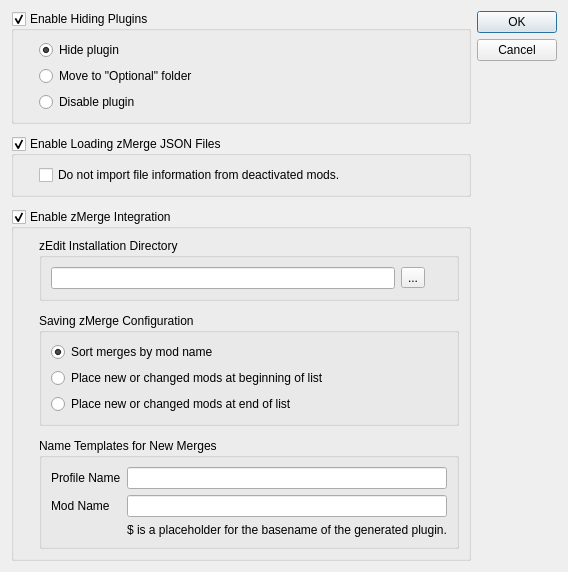
<?xml version="1.0" encoding="UTF-8"?>
<ui version="4.0">
 <class>SettingsDialog</class>
 <widget class="QDialog" name="SettingsDialog">
  <property name="windowModality">
   <enum>Qt::WindowModal</enum>
  </property>
  <property name="geometry">
   <rect>
    <x>0</x>
    <y>0</y>
    <width>533</width>
    <height>492</height>
   </rect>
  </property>
  <property name="sizePolicy">
   <sizepolicy hsizetype="Fixed" vsizetype="Fixed">
    <horstretch>0</horstretch>
    <verstretch>0</verstretch>
   </sizepolicy>
  </property>
  <property name="windowTitle">
   <string>Settings</string>
  </property>
  <property name="modal">
   <bool>true</bool>
  </property>
  <layout class="QGridLayout" name="gridLayout_4">
   <property name="verticalSpacing">
    <number>12</number>
   </property>
   <item row="0" column="0">
    <widget class="QGroupBox" name="enableHiding">
     <property name="toolTip">
      <string>These options implement some of the features of Deorder's excellent plugin: &quot;Merge Plugins Hide&quot;</string>
     </property>
     <property name="title">
      <string>Enable Hiding Plugins</string>
     </property>
     <property name="checkable">
      <bool>true</bool>
     </property>
     <layout class="QFormLayout" name="formLayout">
      <property name="leftMargin">
       <number>25</number>
      </property>
      <item row="0" column="0">
       <widget class="QRadioButton" name="hideMethod">
        <property name="toolTip">
         <string>Renames the plugin by appending the extension '.mohidden'.</string>
        </property>
        <property name="text">
         <string>Hide plugin</string>
        </property>
        <property name="checked">
         <bool>true</bool>
        </property>
       </widget>
      </item>
      <item row="1" column="0">
       <widget class="QRadioButton" name="optionalMethod">
        <property name="toolTip">
         <string>Moves the plugin to the 'optional' folder.</string>
        </property>
        <property name="text">
         <string>Move to &quot;Optional&quot; folder</string>
        </property>
       </widget>
      </item>
      <item row="2" column="0">
       <widget class="QRadioButton" name="disableMethod">
        <property name="toolTip">
         <string>Disables the plugin.</string>
        </property>
        <property name="text">
         <string>Disable plugin</string>
        </property>
       </widget>
      </item>
     </layout>
    </widget>
   </item>
   <item row="0" column="1">
    <widget class="QDialogButtonBox" name="buttonBox">
     <property name="orientation">
      <enum>Qt::Vertical</enum>
     </property>
     <property name="standardButtons">
      <set>QDialogButtonBox::Cancel|QDialogButtonBox::Ok</set>
     </property>
    </widget>
   </item>
   <item row="1" column="0">
    <widget class="QGroupBox" name="enableLoadingZMerge">
     <property name="title">
      <string>Enable Loading zMerge JSON Files</string>
     </property>
     <property name="checkable">
      <bool>true</bool>
     </property>
     <layout class="QFormLayout" name="formLayout_3">
      <property name="leftMargin">
       <number>25</number>
      </property>
      <item row="0" column="0">
       <widget class="QCheckBox" name="excludeInactiveMods">
        <property name="toolTip">
         <string>Excludes loading zMerge files from deactivated mods.</string>
        </property>
        <property name="text">
         <string>Do not import file information from deactivated mods.</string>
        </property>
       </widget>
      </item>
     </layout>
    </widget>
   </item>
   <item row="2" column="0">
    <widget class="QGroupBox" name="enableZMergeIntegration">
     <property name="title">
      <string>Enable zMerge Integration</string>
     </property>
     <property name="checkable">
      <bool>true</bool>
     </property>
     <layout class="QVBoxLayout" name="verticalLayout">
      <property name="spacing">
       <number>12</number>
      </property>
      <property name="leftMargin">
       <number>25</number>
      </property>
      <item>
       <widget class="QGroupBox" name="groupBox_2">
        <property name="title">
         <string>zEdit Installation Directory</string>
        </property>
        <layout class="QHBoxLayout" name="horizontalLayout_3">
         <property name="leftMargin">
          <number>9</number>
         </property>
         <item>
          <widget class="QLineEdit" name="zeditPathEdit">
           <property name="toolTip">
            <string>This directory contains zEdit's 'profiles' folder.</string>
           </property>
          </widget>
         </item>
         <item>
          <widget class="QToolButton" name="zeditPathButton">
           <property name="text">
            <string>...</string>
           </property>
          </widget>
         </item>
         <item>
          <widget class="QLabel" name="errorIndicator">
           <property name="minimumSize">
            <size>
             <width>16</width>
             <height>16</height>
            </size>
           </property>
           <property name="maximumSize">
            <size>
             <width>16</width>
             <height>16</height>
            </size>
           </property>
           <property name="toolTip">
            <string>Path does not include &quot;zedit.exe&quot;.</string>
           </property>
           <property name="text">
            <string/>
           </property>
          </widget>
         </item>
        </layout>
       </widget>
      </item>
      <item>
       <widget class="QGroupBox" name="groupBox_5">
        <property name="title">
         <string>Saving zMerge Configuration</string>
        </property>
        <layout class="QFormLayout" name="formLayout_4">
         <property name="leftMargin">
          <number>9</number>
         </property>
         <item row="0" column="0">
          <widget class="QRadioButton" name="sortSavedMerges">
           <property name="text">
            <string>Sort merges by mod name</string>
           </property>
           <property name="checked">
            <bool>true</bool>
           </property>
          </widget>
         </item>
         <item row="1" column="0">
          <widget class="QRadioButton" name="prependChangedMerges">
           <property name="text">
            <string>Place new or changed mods at beginning of list</string>
           </property>
          </widget>
         </item>
         <item row="2" column="0">
          <widget class="QRadioButton" name="appendChangedMerges">
           <property name="text">
            <string>Place new or changed mods at end of list</string>
           </property>
          </widget>
         </item>
        </layout>
       </widget>
      </item>
      <item>
       <widget class="QGroupBox" name="groupBox_3">
        <property name="title">
         <string>Name Templates for New Merges</string>
        </property>
        <layout class="QGridLayout" name="gridLayout">
         <property name="leftMargin">
          <number>9</number>
         </property>
         <item row="0" column="0">
          <widget class="QLabel" name="label_9">
           <property name="text">
            <string>Profile Name</string>
           </property>
          </widget>
         </item>
         <item row="0" column="1">
          <widget class="QLineEdit" name="profileNameTemplate">
           <property name="toolTip">
            <string>For new merges, attempt to derive the plugin name from the profile name.</string>
           </property>
           <property name="text">
            <string/>
           </property>
           <property name="placeholderText">
            <string/>
           </property>
          </widget>
         </item>
         <item row="1" column="0">
          <widget class="QLabel" name="label_7">
           <property name="text">
            <string>Mod Name</string>
           </property>
          </widget>
         </item>
         <item row="1" column="1">
          <widget class="QLineEdit" name="modNameTemplate">
           <property name="toolTip">
            <string>For new merges, attempt to derive the mod name from the plugin name. </string>
           </property>
           <property name="text">
            <string/>
           </property>
           <property name="placeholderText">
            <string/>
           </property>
          </widget>
         </item>
         <item row="2" column="1">
          <widget class="QLabel" name="label_8">
           <property name="text">
            <string>$ is a placeholder for the basename of the generated plugin.</string>
           </property>
           <property name="wordWrap">
            <bool>false</bool>
           </property>
          </widget>
         </item>
        </layout>
       </widget>
      </item>
     </layout>
    </widget>
   </item>
  </layout>
 </widget>
 <resources/>
 <connections>
  <connection>
   <sender>buttonBox</sender>
   <signal>accepted()</signal>
   <receiver>SettingsDialog</receiver>
   <slot>accept()</slot>
   <hints>
    <hint type="sourcelabel">
     <x>248</x>
     <y>254</y>
    </hint>
    <hint type="destinationlabel">
     <x>157</x>
     <y>274</y>
    </hint>
   </hints>
  </connection>
  <connection>
   <sender>buttonBox</sender>
   <signal>rejected()</signal>
   <receiver>SettingsDialog</receiver>
   <slot>reject()</slot>
   <hints>
    <hint type="sourcelabel">
     <x>316</x>
     <y>260</y>
    </hint>
    <hint type="destinationlabel">
     <x>286</x>
     <y>274</y>
    </hint>
   </hints>
  </connection>
 </connections>
</ui>
